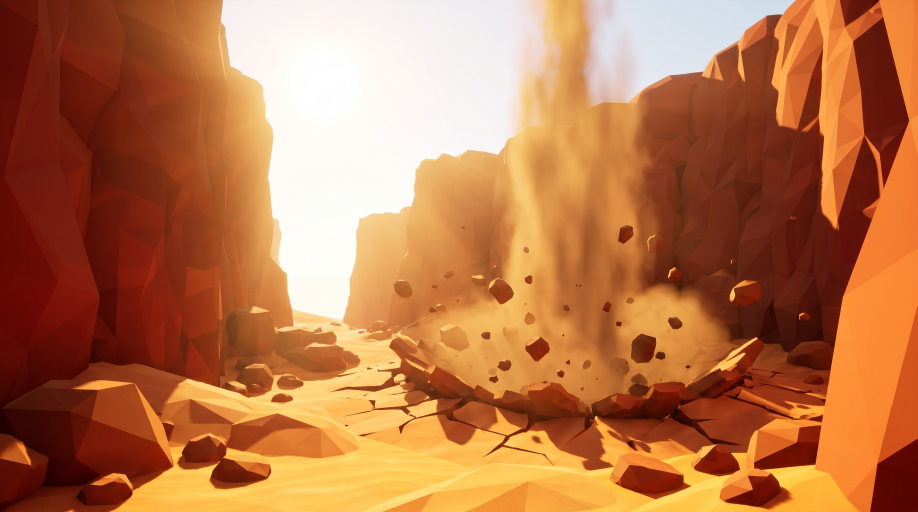
#> input picture work/capsules-v1/plates_used/v2_canyon_colossus_nbp_0.jpg, 2752 x 1536 px (shown at 1/3 size)
$ python c13.py
#> lines starting #> are read from the running program, lines starting #| are printed output that depends on the picture
### work/capsules-v1/compose.py
"""Capsule compositor: AI background plates + REAL in-engine character pixels + hand-made FX.

Characters are never regenerated. Each layer is the original Unreal render cut out of the gray base,
so what ships on Steam is the actual game model. Only backgrounds and Axie (missing from the base)
come from image models.
"""
import math
import numpy as np
from PIL import Image, ImageFilter, ImageDraw, ImageFont, ImageEnhance

W, H = 2464, 1412  # 2x the Steam main capsule (1232x706)
ROOT = __file__.rsplit("/", 1)[0]

# Belt-thruster nozzles in each layer's native pixels: (x, y, angle_deg). 180 = straight back (left).
THRUSTERS = {
    # rear end of the striped side-belt jetpack cylinder, pointing backward along its axis
    "cappy": [(398, 452, 186)],
    "moody": [(203, 170, 178)],
    "jim": [(140, 80, 170)],
    "axie": [(985, 535, 188)],
}


def load(path):
#> called with path = 'plates_used/v2_canyon_colossus_nbp_0.jpg'
    return Image.open(path).convert("RGBA")


HD_K = 5760 / 2560  # H_ layers are cut from the full-res render


def layer(name):
    import os
    p = f"{ROOT}/layers/H_{name}.png"
    if os.path.exists(p): return load(p), HD_K
    return load(f"{ROOT}/layers/L_{name}.png"), 1.0


def debar(img, thr=10):
    """Crop black letterbox bars some image models add."""
#> called with thr = 10
    a = np.asarray(img.convert("L")).astype(np.float32)
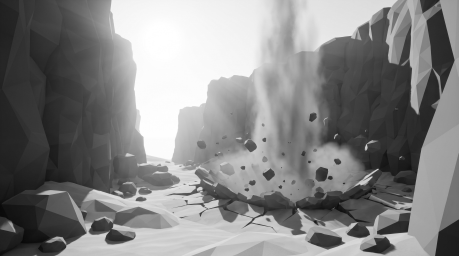
#> a: shape (1536, 2752) float32 (shown at 1/6 size); min 7, max 255, mean 132.5
    rows = a.mean(1); top = 0; bot = len(rows)
#> after `rows = a.mean(1)`: rows = 1536 values, max 179.8 at index 42, min 103.7 at index 1254, mean 132.5
#> after `bot = len(rows)`: bot = 1536
    while top < len(rows) // 4 and rows[top] < thr: top += 1
#> this loop made 0 passes
#> after the loop, top = 0
    while bot > len(rows) * 3 // 4 and rows[bot - 1] < thr: bot -= 1
#> after the loop, bot = 1536
    return img.crop((0, top, img.width, bot))
#> returned value is the input picture: PIL image 2752x1536 RGB; mean R, G, B 184.5, 117.3, 74.6


def cover(img, focus=(0.5, 0.5)):
    img = debar(img.convert("RGB"))
    s = max(W / img.width, H / img.height)
    img = img.resize((round(img.width * s), round(img.height * s)), Image.LANCZOS)
    x = round((img.width - W) * focus[0]); y = round((img.height - H) * focus[1])
    return img.crop((x, y, x + W, y + H)).convert("RGBA")
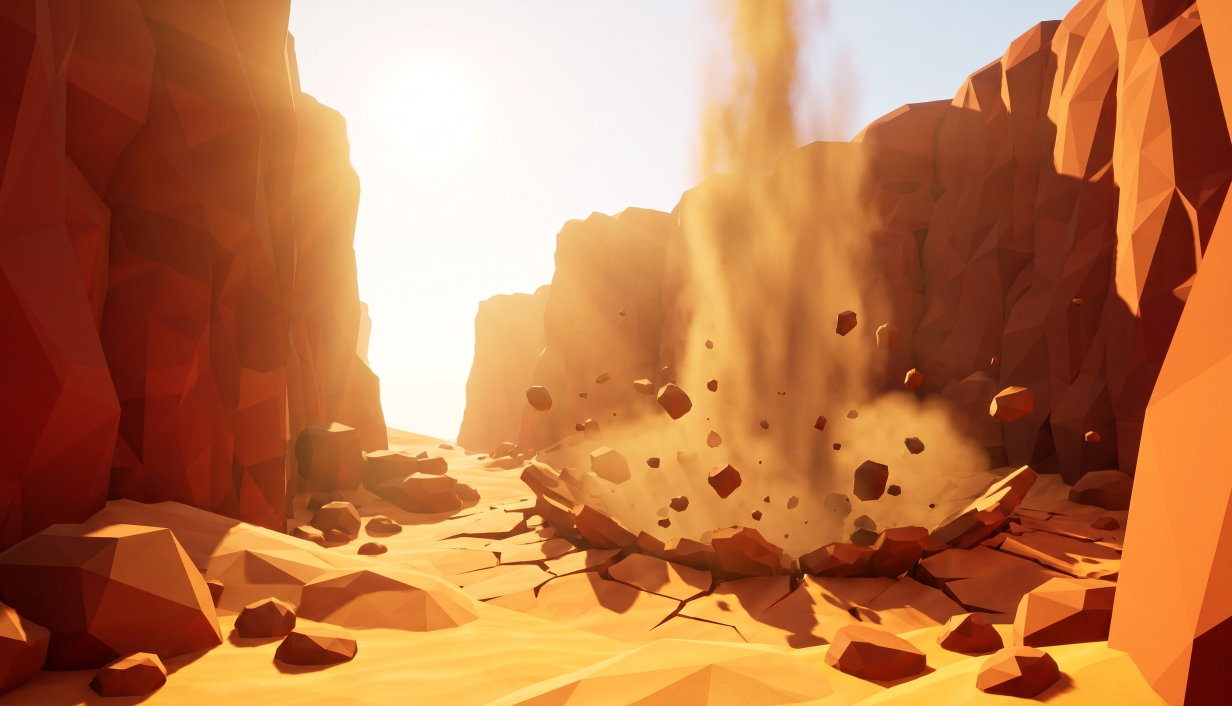
#> returned value: PIL image 2464x1412 RGBA (shown at 1/2 size); mean R, G, B, A 185.3, 118.9, 76, 255


def arr(im):
    return np.asarray(im).astype(np.float32) / 255.0


def img(a):
    return Image.fromarray((np.clip(a, 0, 1) * 255).astype(np.uint8), "RGBA")


def blur_a(alpha, r):
    return np.asarray(Image.fromarray((alpha * 255).astype(np.uint8)).filter(ImageFilter.GaussianBlur(r))).astype(np.float32) / 255.0


class Comp:
    def __init__(self, plate, focus=(0.5, 0.5)):
        self.canvas = cover(load(plate), focus) if isinstance(plate, str) else plate.convert("RGBA").resize((W, H))
        self.fx_over = []  # things drawn after all layers

    # ---------- placement ----------
    def place(self, name, x, y, scale=1.0, flip=False, match=0.15, wrap=0.35, rim=None,
              shadow=None, trail=None, flames=False, flame_len=1.0, flame_w=1.0, opacity=1.0, bright=1.0, sat=1.0, src=None):
        L, k = (src, 1.0) if src is not None else layer(name)
        if flip: L = L.transpose(Image.FLIP_LEFT_RIGHT)
        L = L.resize((max(1, round(L.width * scale / k)), max(1, round(L.height * scale / k))), Image.LANCZOS)
        if bright != 1.0 or sat != 1.0:
            rgb = L.convert("RGB"); a_ = L.getchannel("A")
            rgb = ImageEnhance.Brightness(rgb).enhance(bright); rgb = ImageEnhance.Color(rgb).enhance(sat)
            L = rgb.convert("RGBA"); L.putalpha(a_)
        x, y = round(x), round(y)
        bg = self.canvas
        # region of canvas under the layer (clipped)
        box = (max(0, x), max(0, y), min(W, x + L.width), min(H, y + L.height))
        if box[2] <= box[0] or box[3] <= box[1]: return
        Lc = L.crop((box[0] - x, box[1] - y, box[2] - x, box[3] - y))
        la = arr(Lc); alpha = la[..., 3:4]
        under = arr(bg.crop(box))[..., :3]
        # trail (motion streak behind the character)
        if trail:
            self._trail(L, x, y, **trail)
            bg = self.canvas; under = arr(bg.crop(box))[..., :3]
        if shadow:
            self._shadow(L, x, y, **shadow)
            bg = self.canvas; under = arr(bg.crop(box))[..., :3]
        rgb = la[..., :3]
        # 1) colour match: tint toward the plate's ambient colour, keep luminance
        if match:
            bgblur = arr(bg.filter(ImageFilter.GaussianBlur(120)).crop(box))[..., :3]
            amb = (bgblur * alpha).sum((0, 1)) / max(alpha.sum(), 1)
            tint = amb / max(amb.mean(), 1e-3)
            rgb = rgb * (1 - match + match * tint)
        # 2) light wrap: blurred background bleeding onto the silhouette edges
        if wrap:
            a2 = alpha[..., 0]
            edge = np.clip(a2 - blur_a(a2, 10), 0, 1)[..., None] * 2.2
            bgsoft = arr(bg.filter(ImageFilter.GaussianBlur(25)).crop(box))[..., :3]
            rgb = rgb + (1 - rgb) * bgsoft * np.clip(edge * wrap, 0, 1)
        # 3) rim light from a direction
        if rim:
            col = np.array(rim.get("color", (255, 240, 200)), np.float32) / 255
            dx, dy = rim.get("dir", (-1, -1)); k = rim.get("width", 6)
            a2 = alpha[..., 0]
            sh = np.roll(np.roll(a2, int(-dx * k), 1), int(-dy * k), 0)
            rimm = np.clip(a2 - sh, 0, 1)
            rimm = blur_a(rimm, rim.get("soft", 3)) * a2
            rgb = rgb + (1 - rgb) * col * (rimm[..., None] * rim.get("strength", 0.8))
        out = np.concatenate([np.clip(rgb, 0, 1), alpha * opacity], -1)
        self.canvas.alpha_composite(img(out), (box[0], box[1]))
        if flames and name in THRUSTERS:
            for (fx, fy, ang) in THRUSTERS[name]:
                if flip: fx, ang = L.width / scale - fx, 180 - ang
                self.flame(x + fx * scale, y + fy * scale, ang, 190 * scale * flame_len, 50 * scale * flame_w)

    # [133 lines left out: functions _trail, _shadow, screen, flame, glow, logo and 4 more, not called in this run]


# ---------- extra FX helpers ----------
# Prop anchor points in native layer pixels.
PROPS = {
    "moody_disco": (243, 52),   # centre of Moody's disco ball
    "jim_bell": (282, 72),      # Jim's trumpet bell opening
    "cappy_gatling": (722, 28), # tip of Cappy's popcorn gatling
}


# [74 lines left out: functions sparkle, disco_flares, confetti, halftone, anchor, popcorn_burst, not called in this run]


# ---------- hero helpers: every hero carries its signature FX ----------
LW = {"cappy": 1029, "moody": 432, "jim": 293, "axie": 2233}


# [7 lines left out: function cappy, not called in this run]


def moody(c, x, y, s, flip=False, **kw):
    c.place("moody", x, y, scale=s, flip=flip, flames=True, **kw)
    disco_flares(c, *anchor("moody", "moody_disco", x, y, s, flip=flip, lw=LW["moody"]), s)


# [5 lines left out: function jim, not called in this run]


def axie(c, x, y, s, flip=False, **kw):
    c.place("axie", x, y, scale=s, flip=flip, flames=True, **kw)


# ---------- comic lettering + golf shot ----------
FONTS = {"bangers": f"{ROOT}/fonts/Bangers.ttf", "luckiest": f"{ROOT}/fonts/LuckiestGuy.ttf"}


# [69 lines left out: functions sfx, golf_ball_sprite, golf_shot, not called in this run]

### work/capsules-v1/c13.py
from compose import *
# CANYON COLOSSUS — the sandworm erupts at giant scale; Cappy charges straight at it.
c = Comp("plates_used/v2_canyon_colossus_nbp_0.jpg", focus=(0.5, 0.5))
SUN = dict(color=(255, 225, 160), dir=(-1, -1), width=10, strength=0.9)
s = 2.7
#> (the run stopped early here; a loop or call above may not have finished)

$ run again, with work/capsules-v1/plates_used/01_sunburst_gpt_0.jpg copied over work/capsules-v1/plates_used/v2_canyon_colossus_nbp_0.jpg
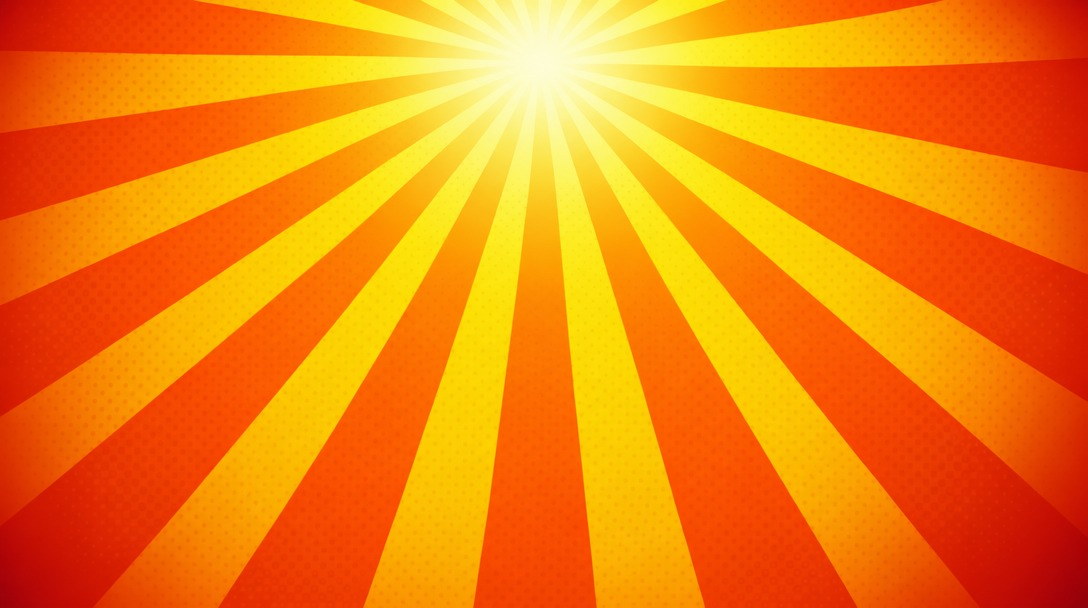
#> input picture work/capsules-v1/plates_used/01_sunburst_gpt_0.jpg, 1088 x 608 px
#> in debar, `a = np.asarray(img.convert("L")).astype(np.float32)`:
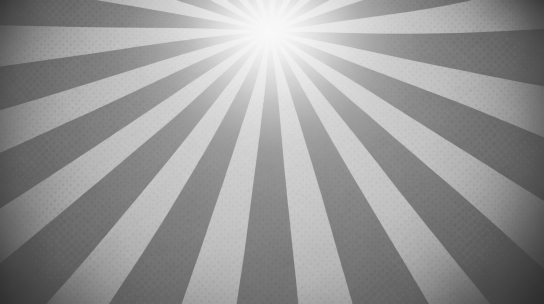
#> a: shape (608, 1088) float32 (shown at 1/2 size); min 46, max 249, mean 150.5
#> rows = 608 values, max 189.1 at index 58, min 107.2 at index 606, mean 150.5
#> in debar, `bot = len(rows)`: bot = 608
#> after the loop in debar, `while top < len(rows) // 4 and rows[top] < thr: top += 1`: top = 0
#> after the loop in debar, `while bot > len(rows) * 3 // 4 and rows[bot - 1] < thr: bot -= 1`: bot = 608
#> in debar, returned value is the input picture: PIL image 1088x608 RGB; mean R, G, B 243.8, 129.8, 12.3
#> in cover, `return img.crop((x, y, x + W, y + H)).convert("RGBA")`:
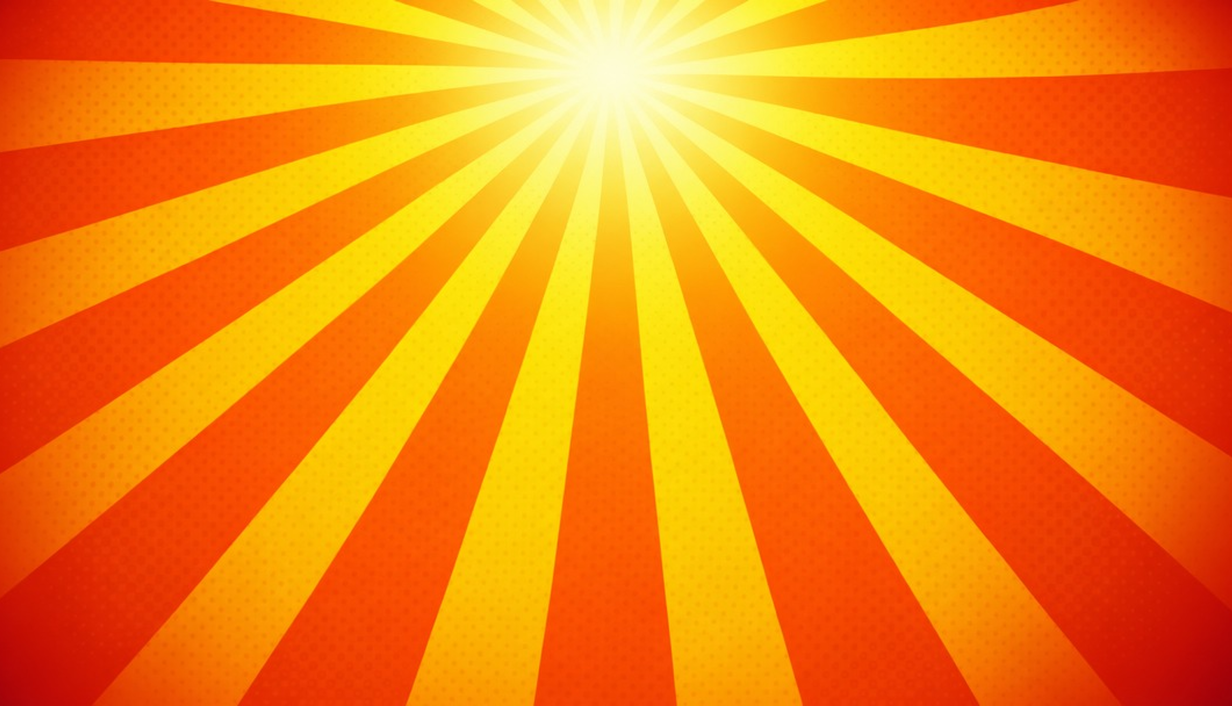
#> returned value: PIL image 2464x1412 RGBA (shown at 1/2 size); mean R, G, B, A 244.7, 132.3, 12.6, 255

$ run again, with work/capsules-v1/plates_used/01_sunburst_nbp_0.jpg copied over work/capsules-v1/plates_used/v2_canyon_colossus_nbp_0.jpg
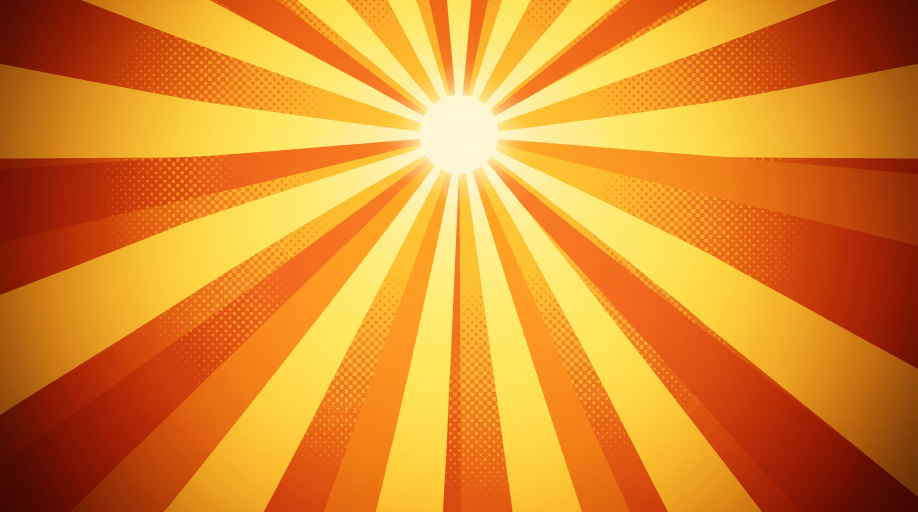
#> input picture work/capsules-v1/plates_used/01_sunburst_nbp_0.jpg, 2752 x 1536 px (shown at 1/3 size)
#> in debar, `a = np.asarray(img.convert("L")).astype(np.float32)`:
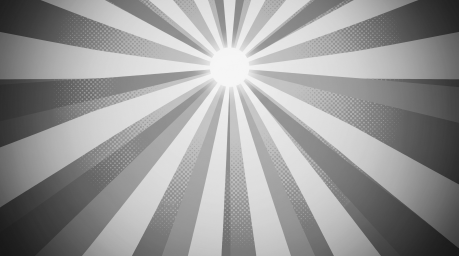
#> a: shape (1536, 2752) float32 (shown at 1/6 size); min 19, max 248, mean 150.9
#> rows = 1536 values, max 200.2 at index 409, min 109.7 at index 1533, mean 150.9
#> in debar, `bot = len(rows)`: bot = 1536
#> after the loop in debar, `while top < len(rows) // 4 and rows[top] < thr: top += 1`: top = 0
#> after the loop in debar, `while bot > len(rows) * 3 // 4 and rows[bot - 1] < thr: bot -= 1`: bot = 1536
#> in debar, returned value is the input picture: PIL image 2752x1536 RGB; mean R, G, B 220.7, 136.2, 43.1
#> in cover, `return img.crop((x, y, x + W, y + H)).convert("RGBA")`:
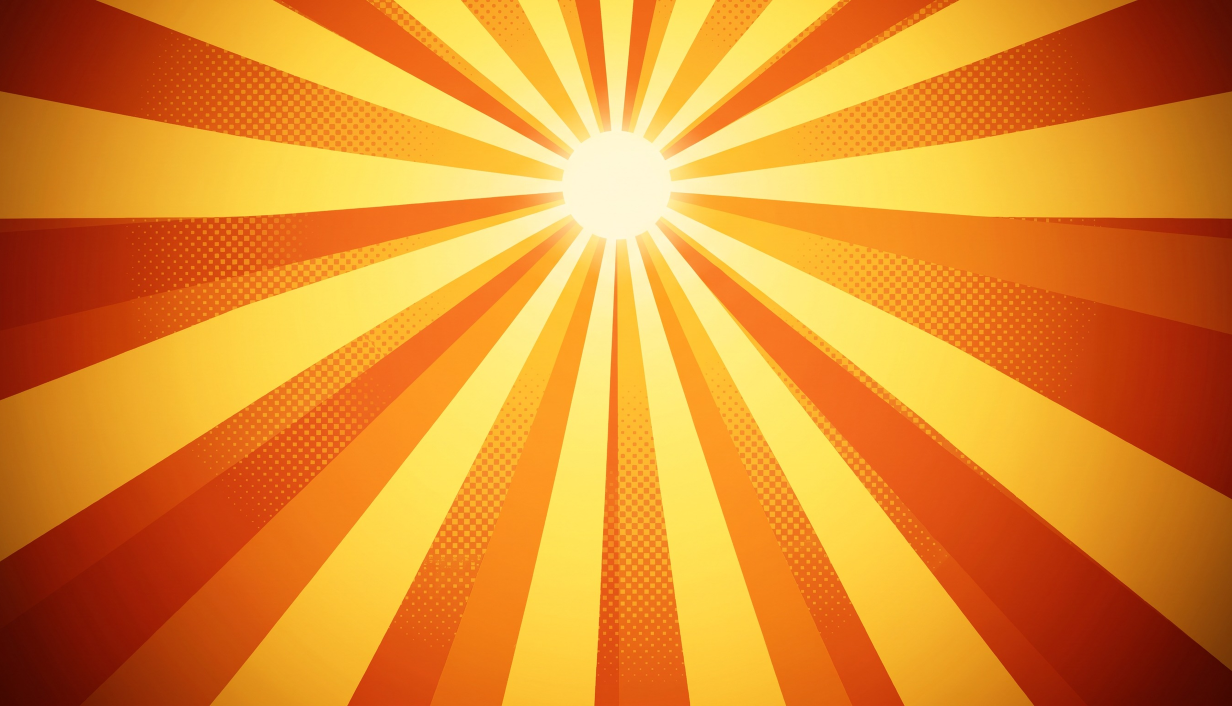
#> returned value: PIL image 2464x1412 RGBA (shown at 1/2 size); mean R, G, B, A 223.2, 138.6, 44, 255
